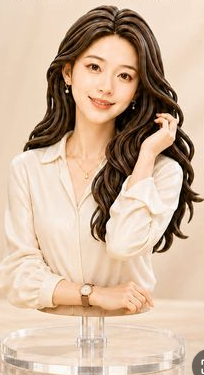
#> input picture DEMO/source.png, 204 x 375 px
$ python analyze_photo.py ../DEMO/source.png --out out.png
#> lines starting #> are read from the running program, lines starting #| are printed output that depends on the picture
#!/usr/bin/env python3
"""Extract a faithful six-color palette and candidate detail crops from a photo.

Usage:
    python analyze_photo.py <image> --out palette.json --crop-dir crops \
        [--k 6] [--crops "x1,y1,x2,y2; x1,y1,x2,y2"] [--max-pixels 60000]

Outputs a JSON with image dimensions, dominant colors (HEX + Chinese name +
share + usage hint) and detail crop file paths / center percentages.

No third-party dependency beyond Pillow + numpy. Works with the managed venv:
    C:/Users/lenovo/.workbuddy/binaries/python/envs/default/Scripts/python.exe
"""
from __future__ import annotations

import argparse
import colorsys
import json
import os
import sys

import numpy as np
from PIL import Image

BASIC_HUES = [
    (15, "红"), (45, "橙"), (70, "黄"), (160, "绿"),
    (200, "青"), (250, "蓝"), (290, "紫"), (330, "品红"), (360, "红"),
]


def hue_name(h: float, s: float, v: float) -> str:
    """Map HSV to a concise Chinese color name."""
    if v < 0.16:
        return "近黑"
    if v > 0.95 and s < 0.08:
        return "近白"
    if s < 0.12:
        return "浅灰" if v > 0.6 else ("中灰" if v > 0.32 else "深灰")
    deg = h * 360
    base = "灰"
    for upper, name in BASIC_HUES:
        if deg < upper:
            base = name
            break
    prefix = ""
    if v < 0.35:
        prefix = "深"
    elif v > 0.8 and s < 0.55:
        prefix = "浅"
    elif s < 0.3:
        prefix = "灰调"
    return prefix + base if prefix else base


def usage_hint(rank: int, share: float, name: str) -> str:
    """Give each swatch a short visual-usage note."""
    if rank == 0:
        return "画面主色 / 背景基调"
    if rank == 1:
        return "主要辅助色"
    if rank == 2:
        return "主体或大面积色块"
    if share < 0.06:
        return "强调色 / 局部点缀"
    if "近白" in name or "浅" in name:
        return "高光或明亮区域"
    if "深" in name or "近黑" in name:
        return "阴影或暗部层次"
    return "过渡色 / 环境色"


def kmeans_colors(pixels: np.ndarray, k: int, iters: int = 24, seed: int = 42):
    rng = np.random.default_rng(seed)
    n = len(pixels)
    k = min(k, n)
    centers = pixels[rng.choice(n, k, replace=False)].astype(np.float64)
    for _ in range(iters):
        dist = ((pixels[:, None, :] - centers[None, :, :]) ** 2).sum(axis=2)
        labels = dist.argmin(axis=1)
        new = centers.copy()
        for i in range(k):
            mask = labels == i
            if mask.any():
                new[i] = pixels[mask].mean(axis=0)
        if np.allclose(new, centers, atol=0.5):
            centers = new
            break
        centers = new
    dist = ((pixels[:, None, :] - centers[None, :, :]) ** 2).sum(axis=2)
    labels = dist.argmin(axis=1)
    counts = np.bincount(labels, minlength=k).astype(np.float64)
    return centers, counts


def extract_palette(img: Image.Image, k: int, max_pixels: int) -> list:
    rgb = img.convert("RGB")
    arr = np.asarray(rgb, dtype=np.float64)
    h, w = arr.shape[:2]
    if h * w > max_pixels:
        flat = arr.reshape(-1, 3)
        idx = np.random.default_rng(7).choice(len(flat), max_pixels, replace=False)
        sample = flat[idx]
    else:
        sample = arr.reshape(-1, 3)
    centers, counts = kmeans_colors(sample, k)
    order = np.argsort(-counts)
    total = counts.sum()
    palette = []
    for rank, i in enumerate(order):
        r, g, b = (int(round(float(x))) for x in np.clip(centers[i], 0, 255))
        hh, ss, vv = colorsys.rgb_to_hsv(r / 255, g / 255, b / 255)
        palette.append({
            "hex": f"#{r:02X}{g:02X}{b:02X}",
            "rgb": [r, g, b],
            "name": hue_name(hh, ss, vv),
            "share": round(float(counts[i] / total), 4),
            "usage": usage_hint(rank, float(counts[i] / total), hue_name(hh, ss, vv)),
        })
    return palette


def auto_crop_boxes(img: Image.Image, count: int = 5, grid: int = 4) -> list:
    """Pick visually busy, non-adjacent cells as detail crop candidates."""
    gray = np.asarray(img.convert("L"), dtype=np.float64)
    gx = np.abs(np.diff(gray, axis=1, prepend=gray[:, :1]))
    gy = np.abs(np.diff(gray, axis=0, prepend=gray[:1, :]))
    edge = gx + gy
    h, w = gray.shape
    cells = []
    for row in range(grid):
        for col in range(grid):
            y1, y2 = row * h // grid, (row + 1) * h // grid
            x1, x2 = col * w // grid, (col + 1) * w // grid
            e = float(edge[y1:y2, x1:x2].mean())
            cells.append((e, row, col, x1, y1, x2, y2))
    cells.sort(key=lambda c: -c[0])
    chosen = []
    for cell in cells:
        _, row, col, x1, y1, x2, y2 = cell
        if any(max(abs(row - r), abs(col - c)) < 2 for _, r, c, *_ in chosen):
            continue
        chosen.append(cell)
        if len(chosen) == count:
            break
    # fill up if grid constraints left us short
    for cell in cells:
        if len(chosen) >= count:
            break
        if cell not in chosen:
            chosen.append(cell)
    boxes = []
    for _, row, col, x1, y1, x2, y2 in chosen[:count]:
        boxes.append((x1, y1, x2, y2))
    return boxes


def parse_crops(text: str | None) -> list:
    if not text:
        return []
    boxes = []
    for part in text.split(";"):
        part = part.strip()
        if not part:
            continue
        nums = [float(x.strip()) for x in part.split(",")]
        if len(nums) != 4:
            raise ValueError(f"Invalid crop box: {part}")
        boxes.append(tuple(int(round(n)) for n in nums))
    return boxes


def main() -> int:
    ap = argparse.ArgumentParser(description="Extract palette + detail crops from a photo")
    ap.add_argument("image", help="path to reference photo")
    ap.add_argument("--out", required=True, help="output JSON path")
    ap.add_argument("--crop-dir", default=None, help="directory to write detail crops")
    ap.add_argument("--k", type=int, default=6, help="number of palette colors")
    ap.add_argument("--crops", default=None, help="semicolon-separated x1,y1,x2,y2 boxes")
    ap.add_argument("--max-pixels", type=int, default=60000)
    args = ap.parse_args()

    if not os.path.isfile(args.image):
        print(f"ERROR: image not found: {args.image}", file=sys.stderr)
        return 2

    img = Image.open(args.image)
#> img is the input picture: PIL image 204x375 RGB; mean R, G, B 206.9, 181.2, 158.8
    img.load()
    w, h = img.size
#> w = 204; h = 375
    palette = extract_palette(img, args.k, args.max_pixels)
#> in kmeans_colors, `n = len(pixels)`: n = 60000
#> in kmeans_colors, `k = min(k, n)`: k = 6
#> in kmeans_colors, `centers = pixels[rng.choice(n, k, replace=False)].astype(np.float64)`: centers = [[222, 189, 158], [233, 211, 188], [246, 226, 201], [238, 214, 190], [236, 212, 188], [251, 214, 187]]
#> in kmeans_colors, `counts = np.bincount(labels, minlength=k).astype(np.float64)`: counts = [6621, 3989, 14808, 23620, 7856, 3106]
#> in extract_palette, `centers, counts = kmeans_colors(sample, k)`: centers = [[47, 25.22, 9.79], [112.1, 81.28, 56.28], [246.2, 228.9, 213.3], [238.7, 213.9, 190.7], [230.1, 192.1, 159.9], [190.5, 147.3, 112.6]]; counts = [6621, 3989, 14808, 23620, 7856, 3106]
#> in extract_palette, `order = np.argsort(-counts)`: order = [3, 2, 4, 0, 1, 5]
#> in extract_palette, `total = counts.sum()`: total = 60000
#> the loop in extract_palette, `for rank, i in enumerate(order):` made 6 passes
#> (i, r, g, b, hh, ss, vv) on passes 1 to 6: (3, 239, 214, 191, 0.0799, 0.201, 0.937), (2, 246, 229, 213, 0.0808, 0.134, 0.965), (4, 230, 192, 160, 0.0762, 0.304, 0.902), (0, 47, 25, 10, 0.0676, 0.787, 0.184), (1, 112, 81, 56, 0.0744, 0.5, 0.439), (5, 191, 147, 113, 0.0726, 0.408, 0.749)
#> after the loop in extract_palette, `for rank, i in enumerate(order):`: palette = 6 items
#> palette = 6 items
    boxes = parse_crops(args.crops) or auto_crop_boxes(img, count=5)
#> in auto_crop_boxes, `gray = np.asarray(img.convert("L"), dtype=np.float64)`:
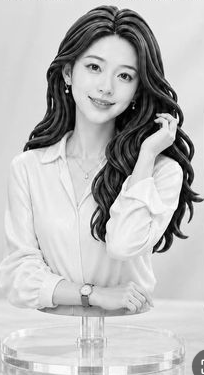
#> gray: shape (375, 204) float64; min 0, max 255, mean 186.3
#> in auto_crop_boxes, `gx = np.abs(np.diff(gray, axis=1, prepend=gray[:, :1]))`:
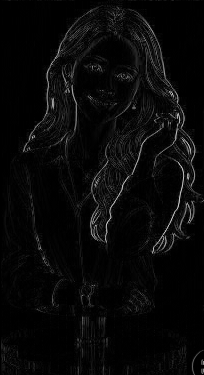
#> gx: shape (375, 204) float64; min 0, max 205, mean 8.7
#> in auto_crop_boxes, `gy = np.abs(np.diff(gray, axis=0, prepend=gray[:1, :]))`:
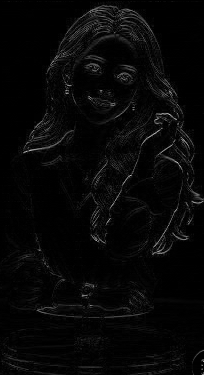
#> gy: shape (375, 204) float64; min 0, max 187, mean 7.2
#> in auto_crop_boxes, `edge = gx + gy`:
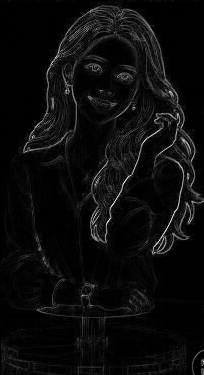
#> edge: shape (375, 204) float64; min 0, max 336, mean 15.9; drawn with min black and max white
#> after the loop in auto_crop_boxes, `for row in range(grid):`: cells = 16 items, first 6: (2.53, 0, 0, 0, 0, 51, 93), (28.42, 0, 1, 51, 0, 102, 93), (28.05, 0, 2, 102, 0, 153, 93), (9.05, 0, 3, 153, 0, 204, 93), (11.84, 1, 0, 0, 93, 51, 187), (19.38, 1, 1, 51, 93, 102, 187)
#> the loop in auto_crop_boxes, `for cell in cells:` made 16 passes
#> (cell, row, col, x1, y1, x2, y2) on passes 1 to 11: ((29.73, 1, 3, 153, 93, 204, 187), 1, 3, 153, 93, 204, 187), ((28.42, 0, 1, 51, 0, 102, 93), 0, 1, 51, 0, 102, 93), ((28.05, 0, 2, 102, 0, 153, 93), 0, 2, 102, 0, 153, 93), ((26.81, 1, 2, 102, 93, 153, 187), 1, 2, 102, 93, 153, 187), ((21.05, 2, 3, 153, 187, 204, 281), 2, 3, 153, 187, 204, 281), ((19.38, 1, 1, 51, 93, 102, 187), 1, 1, 51, 93, 102, 187), ((14.43, 2, 2, 102, 187, 153, 281), 2, 2, 102, 187, 153, 281), ((14.21, 3, 1, 51, 281, 102, 375), 3, 1, 51, 281, 102, 375), ((13.09, 2, 1, 51, 187, 102, 281), 2, 1, 51, 187, 102, 281), ((11.84, 1, 0, 0, 93, 51, 187), 1, 0, 0, 93, 51, 187), ((10.92, 3, 2, 102, 281, 153, 375), 3, 2, 102, 281, 153, 375)
#> after the loop in auto_crop_boxes, `for cell in cells:`: chosen = [(29.73, 1, 3, 153, 93, 204, 187), (28.42, 0, 1, 51, 0, 102, 93), (14.21, 3, 1, 51, 281, 102, 375), (6.71, 3, 3, 153, 281, 204, 375)]
#> the loop in auto_crop_boxes, `for cell in cells:` made 4 passes
#> after the loop in auto_crop_boxes, `for cell in cells:`: chosen = [(29.73, 1, 3, 153, 93, 204, 187), (28.42, 0, 1, 51, 0, 102, 93), (14.21, 3, 1, 51, 281, 102, 375), (6.71, 3, 3, 153, 281, 204, 375), (28.05, 0, 2, 102, 0, 153, 93)]
#> the loop in auto_crop_boxes, `for _, row, col, x1, y1, x2, y2 in chosen[:count]:` made 5 passes
#> (row, col, x1, y1, x2, y2) on passes 1 to 5: (1, 3, 153, 93, 204, 187), (0, 1, 51, 0, 102, 93), (3, 1, 51, 281, 102, 375), (3, 3, 153, 281, 204, 375), (0, 2, 102, 0, 153, 93)
#> after the loop in auto_crop_boxes, `for _, row, col, x1, y1, x2, y2 in chosen[:count]:`: boxes = [(153, 93, 204, 187), (51, 0, 102, 93), (51, 281, 102, 375), (153, 281, 204, 375), (102, 0, 153, 93)]

    crops = []
    crop_dir = args.crop_dir
    if crop_dir:
        os.makedirs(crop_dir, exist_ok=True)
        base = os.path.splitext(os.path.basename(args.image))[1] or ".png"
    for i, (x1, y1, x2, y2) in enumerate(boxes, start=1):
        x1, y1 = max(0, x1), max(0, y1)
        x2, y2 = min(w, x2 or w), min(h, y2 or h)
        if x2 <= x1 or y2 <= y1:
            continue
        entry = {
            "index": i,
            "box": [x1, y1, x2, y2],
            "center_pct": [round((x1 + x2) / 2 / w * 100, 1),
                           round((y1 + y2) / 2 / h * 100, 1)],
        }
        if crop_dir:
            path = os.path.join(crop_dir, f"detail_{i}{base}")
            img.crop((x1, y1, x2, y2)).save(path, quality=92)
            entry["path"] = os.path.abspath(path)
        crops.append(entry)
#> this loop made 5 passes
#> after the loop, crops = 5 items

    result = {
        "source": os.path.abspath(args.image),
        "width": w,
        "height": h,
        "aspect_ratio": round(w / h, 4),
        "palette": palette,
        "crops": crops,
        "note": "HEX values are k-means approximations; label as approximate in the board.",
    }
    out_dir = os.path.dirname(os.path.abspath(args.out))
    if out_dir:
        os.makedirs(out_dir, exist_ok=True)
    with open(args.out, "w", encoding="utf-8") as f:
        json.dump(result, f, ensure_ascii=False, indent=2)
    print(json.dumps({"ok": True, "out": os.path.abspath(args.out),
                      "palette": [p["hex"] for p in palette],
                      "crops": len(crops)}, ensure_ascii=False))
#| {"ok": true, "out": "scripts/out.png", "palette": ["#EFD6BF", "#F6E5D5", "#E6C0A0", "#2F190A", "#705138", "#BF9371"], "crops": 5}
    return 0


if __name__ == "__main__":
    raise SystemExit(main())
#> (the program exits here)
